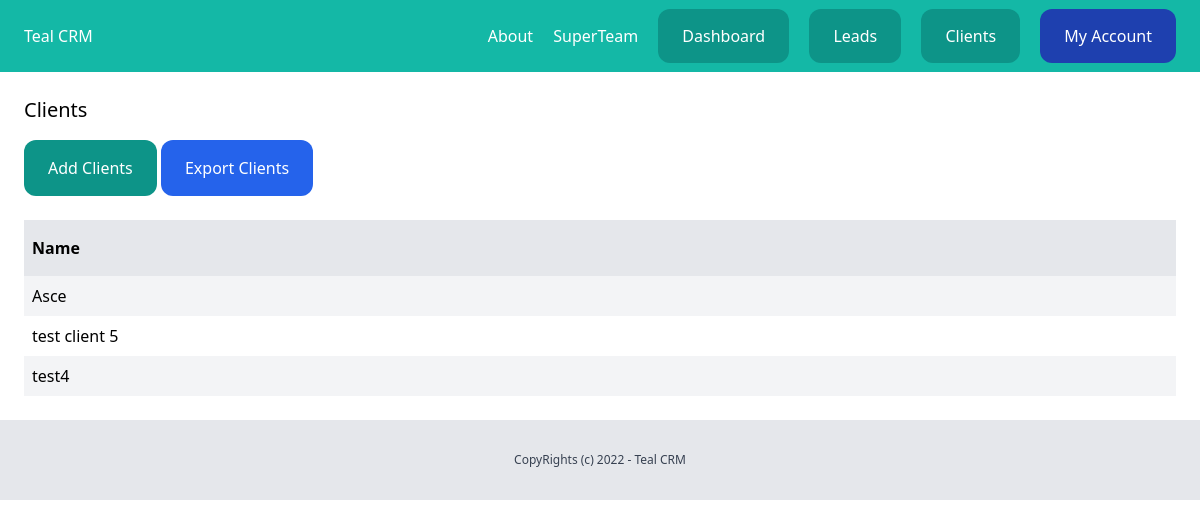
The app's page /dashboard/client/ (signed in), older data.
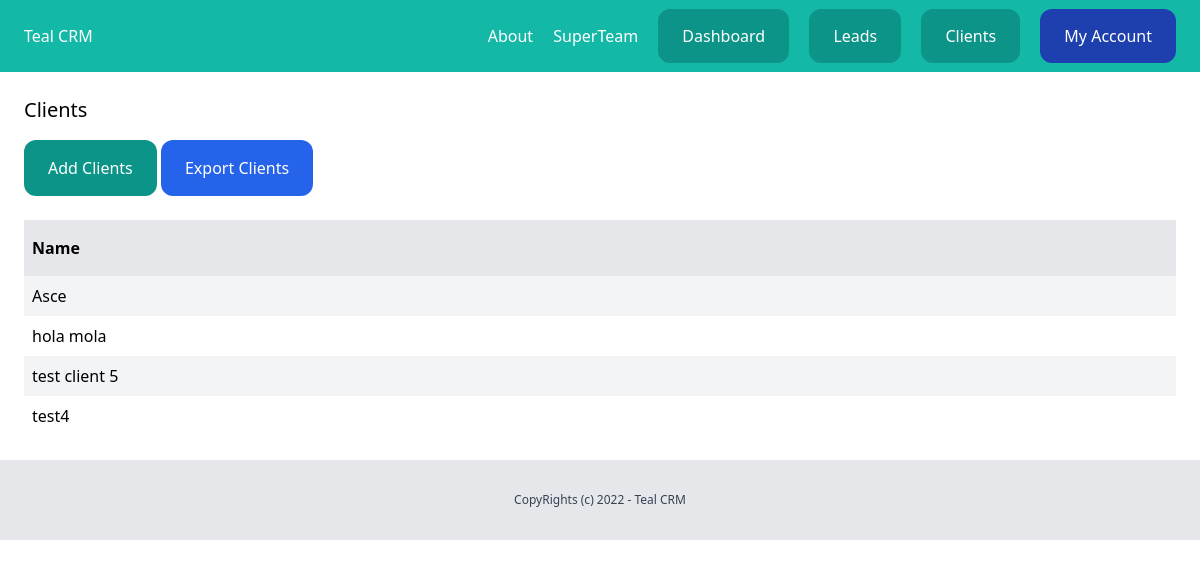
The same page, newer data.
### client/models.py (models this page shows, shortened)
class Client(models.Model):
    team = models.ForeignKey(Team, related_name='clients', on_delete=models.CASCADE)
    name = models.CharField(max_length=255)
    email = models.EmailField()
    description = models.TextField(blank=True,null=True)
    created_by = models.ForeignKey(User, on_delete=models.CASCADE , related_name='clients')
    created_at = models.DateTimeField(auto_now_add=True)
    modified = models.DateTimeField(auto_now=True)
    class Meta:
        ordering = ('name',)

### client/views.py (the view)
# urls.py: path('',views.clients_list,name='clients-list' ),
def clients_list(request):
    clients = Client.objects.filter(created_by = request.user)
    return render(request,'client/clients_list.html',{
        'clients':clients
    })

### team/context_processors.py (called while the page is built)
def active_team(request):
    if request.user.is_authenticated:
        if request.user.userprofile.active_team:
            team =request.user.userprofile.active_team
        else:
            team =Team.objects.filter(created_by = request.user)[0]
    else:
        team = None
    return {'active_team':team}

### client/templates/client/clients_list.html (shortened to what this page needs)
{% extends 'core/base.html' %}
{% block content %}
<div class="py-6 px-6">
    <h1 class="mb-4 text-xl">Clients</h1>
    <a href="{% url 'add-client' %}" class="inline-block py-4 px-6 bg-teal-600 rounded-xl text-white">Add Clients</a>
    <a href="{% url 'clients-export' %}" class="inline-block py-4 px-6 bg-blue-600 rounded-xl text-white">Export Clients</a>
    {% if clients %}
        <div class="mt-6 flex justify-between">
            <p class="py-4 px-2 bg-gray-200 font-semibold w-full">Name</p>
        </div>
        {% for client in clients %}
        <div class="flex justify-between">
            <p class="py-2 px-2 w-full {% cycle 'bg-gray-100' '' %}">
                <a href="{% url 'client-details' client.id %}">
                    {{ client.name }}
                </a>
            </p>
        </div>
        {% endfor %}
    {% else %}
        <p class="py-2 px-2">There are no clients in DataBase Yet...</p>
    {% endif %}
</div>
{% endblock content %}

Row changes from the older to the newer data that the page shows:
added Client: name "hola mola"
